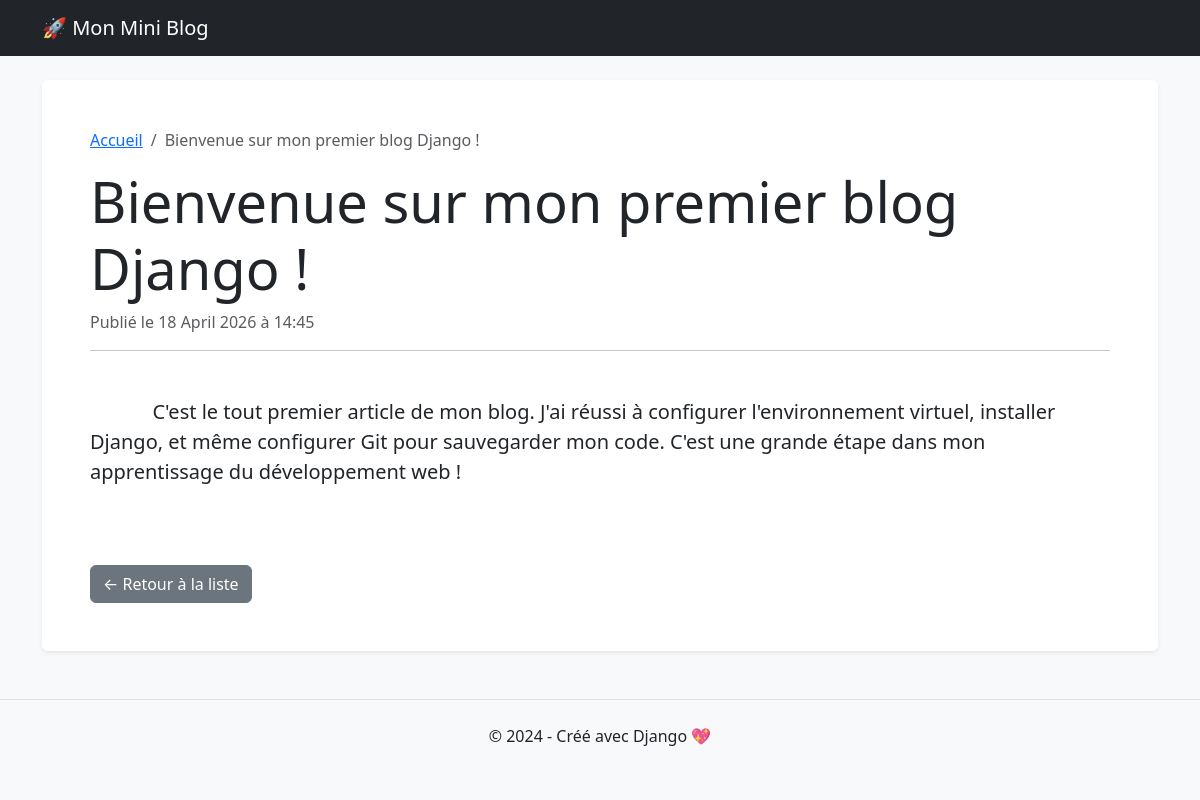
The app's page /article/1/ with its own data.
### blog/models.py (models this page shows, shortened)
class Article(models.Model):
    titre = models.CharField(max_length=200) # Un titre court
    contenu = models.TextField()               # Un texte long
    date_publication = models.DateTimeField(auto_now_add=True) # Date automatique

### blog/views.py (the view)
# urls.py: path('article/<int:id>/', views.detail_article, name='detail_article'),
def detail_article(request, id):
    article = get_object_or_404(Article, id=id)
    return render(request, 'blog/detail.html', {'article': article})

### blog/templates/blog/detail.html
{% extends 'blog/base.html' %}
{% block content %}
    <div class="bg-white p-5 rounded shadow-sm">
        <nav aria-label="breadcrumb">
            <ol class="breadcrumb">
                <li class="breadcrumb-item"><a href="{% url 'liste_articles' %}">Accueil</a></li>
                <li class="breadcrumb-item active" aria-current="page">{{ article.titre }}</li>
            </ol>
        </nav>
        <h1 class="display-4">{{ article.titre }}</h1>
        <p class="text-muted">Publié le {{ article.date_publication|date:"d F Y à H:i" }}</p>
        <hr>
        <div class="lead" style="white-space: pre-wrap;">
            {{ article.contenu }}
        </div>
        <div class="mt-5">
            <a href="{% url 'liste_articles' %}" class="btn btn-secondary">&larr; Retour à la liste</a>
        </div>
    </div>
{% endblock %}

### records on screen
Article: titre "Bienvenue sur mon premier blog Django !", date_publication "18 April 2026 à 14:45", contenu "C'est le tout premier article de mon blog. J'ai réussi à configurer l'environnement virtuel, installer Django, et même configurer Git pour sauvegarder mon code. C'est une grande étape dans mon apprentissage du développement web !"
